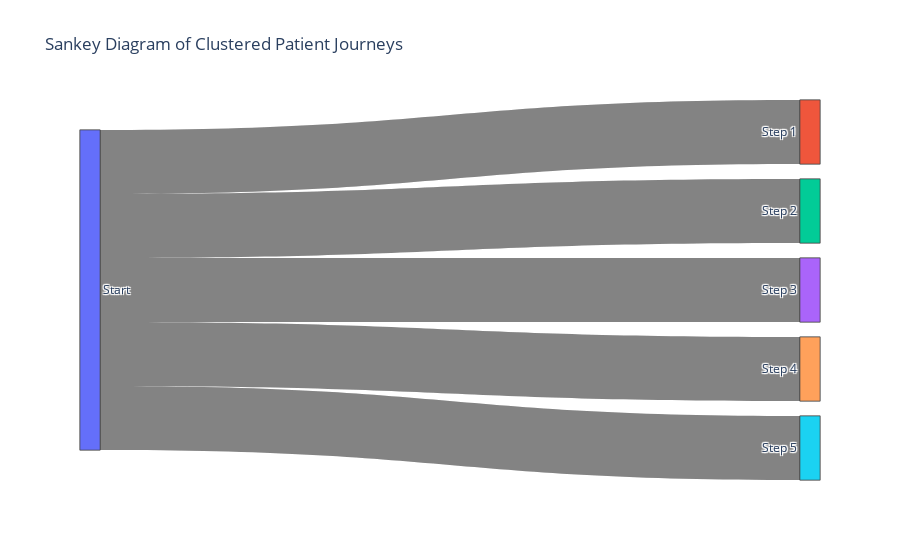

Here is the notebook cell this chart was saved with:
### Code cell
import plotly.graph_objects as go
import numpy as np

# Ensure clusters is a NumPy array of integers
clusters = np.array(clusters, dtype=int)

# Verify the number of clusters
num_clusters = len(np.unique(clusters))

trace_sentences = np.array(trace_sentences)
print(trace_sentences)

# Sample patient journey per cluster
sample_traces = {i: trace_sentences[clusters == i][:5] for i in range(num_clusters)}

# Create Sankey diagram
fig = go.Figure()
for i, (cluster, traces) in enumerate(sample_traces.items()):
    fig.add_trace(go.Sankey(
        node=dict(
            pad=15, thickness=20,
            label=['Start'] + [f'Step {j+1}' for j in range(len(traces[0].split()))]
        ),
        link=dict(
            source=[0] * len(traces),
            target=list(range(1, len(traces[0].split()) + 1)),
            value=[1] * len(traces)
        )
    ))

fig.update_layout(title_text="Sankey Diagram of Clustered Patient Journeys")
fig.show()

### Figure 1 — Plotly figure (JSON) as saved in the notebook; plotly's stock layout.template omitted (floating-point values rounded to 4 significant figures; data arrays with more than 128 entries replaced by an {"elided": "..."} marker saying what was removed)
{"data": [{"link": {"source": [0, 0, 0, 0, 0], "target": [1, 2, 3, 4, 5, 6, 7, 8, 9, 10, 11, 12, 13, 14, 15, 16, 17, 18, 19, 20, 21, 22, 23, 24, 25, 26, 27, 28, 29, 30, 31, 32, 33, 34, 35, 36, 37, 38, 39, 40, 41, 42, 43, 44, 45, 46, 47, 48, 49, 50, 51, 52, 53, 54, 55, 56, 57, 58, 59, 60, 61, 62, 63, 64, 65, 66, 67, 68, 69, 70, 71, 72, 73, 74, 75, 76, 77, 78, 79, 80, 81, 82], "value": [1, 1, 1, 1, 1]}, "node": {"label": ["Start", "Step 1", "Step 2", "Step 3", "Step 4", "Step 5", "Step 6", "Step 7", "Step 8", "Step 9", "Step 10", "Step 11", "Step 12", "Step 13", "Step 14", "Step 15", "Step 16", "Step 17", "Step 18", "Step 19", "Step 20", "Step 21", "Step 22", "Step 23", "Step 24", "Step 25", "Step 26", "Step 27", "Step 28", "Step 29", "Step 30", "Step 31", "Step 32", "Step 33", "Step 34", "Step 35", "Step 36", "Step 37", "Step 38", "Step 39", "Step 40", "Step 41", "Step 42", "Step 43", "Step 44", "Step 45", "Step 46", "Step 47", "Step 48", "Step 49", "Step 50", "Step 51", "Step 52", "Step 53", "Step 54", "Step 55", "Step 56", "Step 57", "Step 58", "Step 59", "Step 60", "Step 61", "Step 62", "Step 63", "Step 64", "Step 65", "Step 66", "Step 67", "Step 68", "Step 69", "Step 70", "Step 71", "Step 72", "Step 73", "Step 74", "Step 75", "Step 76", "Step 77", "Step 78", "Step 79", "Step 80", "Step 81", "Step 82"], "pad": 15, "thickness": 20}, "type": "sankey"}, {"link": {"source": [0, 0, 0, 0, 0], "target": {"elided": "147 int values"}, "value": [1, 1, 1, 1, 1]}, "node": {"label": {"elided": "148 str values"}, "pad": 15, "thickness": 20}, "type": "sankey"}, {"link": {"source": [0, 0, 0, 0, 0], "target": {"elided": "462 int values"}, "value": [1, 1, 1, 1, 1]}, "node": {"label": {"elided": "463 str values"}, "pad": 15, "thickness": 20}, "type": "sankey"}], "layout": {"title": {"text": "Sankey Diagram of Clustered Patient Journeys"}}}
